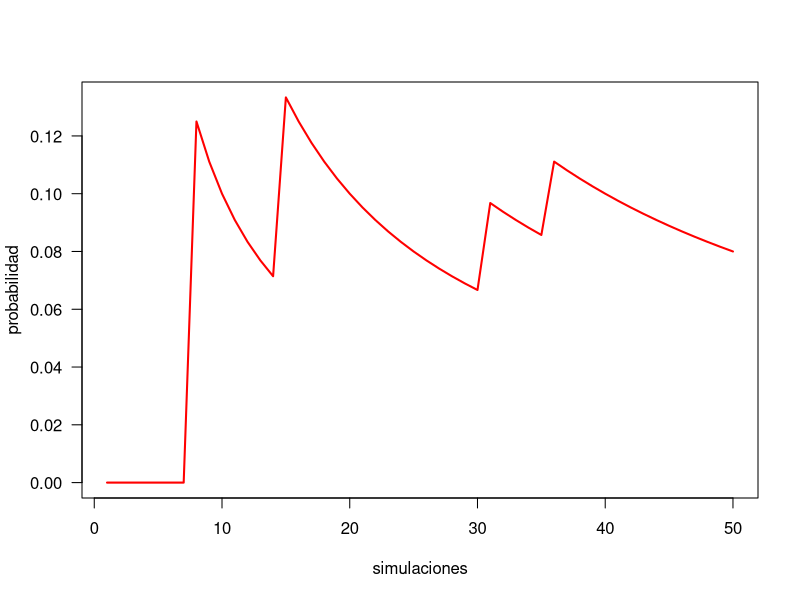

Source code (R):
## ---- chunk 1
knitr::opts_chunk$set(echo = TRUE)
## ---- chunk 2
n = 50
# 
iter=0
xs=numeric(n)
while (iter < n) {
# lanzar los dos dados
trial = sample(1:6, 2, replace=TRUE)
  if (sum(trial) == 7) { 
      exito = if(trial[1] == 2) 1 else 0
  iter = iter + 1
  xs[iter] = exito } 
}
# probabilidad aproximada
mean(xs)
## ---- chunk 3
plot(1:n, cumsum(xs)/1:n, type="l", lwd=2, col="red", las=1, ylab="probabilidad", 
     xlab="simulaciones")
abline(h=1/6, col="blue", lwd=2)
## ---- chunk 4

